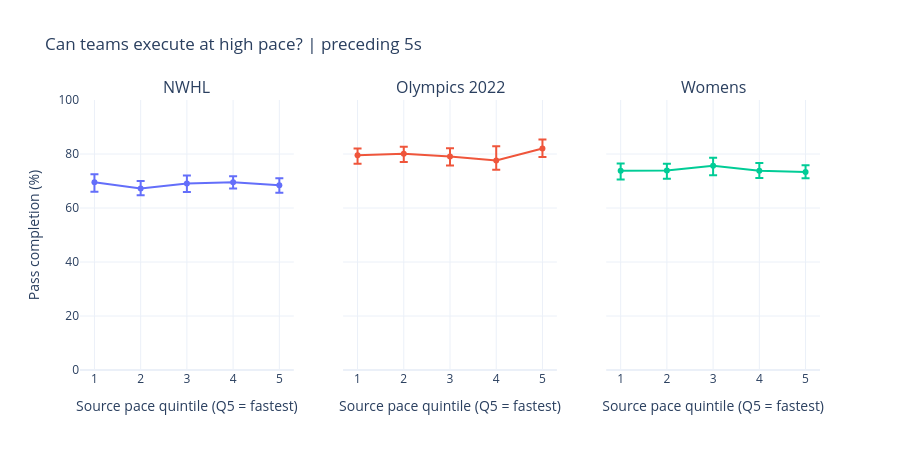

The notebook cell this image was saved under:
### Markdown cell above
## 5.5. Compare pass completion across pace bands

Show completion percentages, attempts, games, and preceding movement exposure. Bootstrap games within each source to describe uncertainty in the pooled completion rates; this preserves within-game dependence. Quintile boundaries remain fixed during resampling. Repeated teams and the limited game sample still constrain interpretation.

A declining completion curve suggests execution challenges worth reviewing, but differences in pass selection, pressure, zone, and manpower can explain the association. It does not establish a safe speed threshold.

### Code cell
completion_by_quintile = eligible_passes.groupby(
    ["source_dataset", "pace_quintile"], observed=True
).agg(
    attempts=("event_id", "size"), completed=("complete", "sum"),
    games=("game_id", "nunique"), completion_rate=("complete", "mean"),
    median_pace_ft_s=("preceding_pace_ft_s", "median"),
    mean_pass_length_ft=("pass_length_ft", "mean"),
    median_history_seconds=("available_history_seconds", "median"),
).reset_index()
completion_by_quintile["completion_pct"] = 100 * completion_by_quintile["completion_rate"]

BOOTSTRAP_SAMPLES = 500
rng = np.random.default_rng(42)
intervals = []
for source, group in eligible_passes.groupby("source_dataset"):
    source_games = games.loc[games["source_dataset"].eq(source), "game_id"]
    for quintile, band in group.groupby("pace_quintile"):
        counts = band.groupby("game_id")["complete"].agg(["sum", "size"]).reindex(source_games, fill_value=0)
        draws = rng.integers(0, len(counts), size=(BOOTSTRAP_SAMPLES, len(counts)))
        totals = counts.to_numpy()[draws].sum(axis=1)
        rates = totals[:, 0] / np.where(totals[:, 1] > 0, totals[:, 1], np.nan)
        lower, upper = np.nanquantile(rates, [0.025, 0.975]) * 100
        intervals.append({"source_dataset": source, "pace_quintile": quintile,
                          "lower_pct": lower, "upper_pct": upper})
completion_by_quintile = completion_by_quintile.merge(
    pd.DataFrame(intervals), on=["source_dataset", "pace_quintile"], validate="one_to_one"
)
display(completion_by_quintile.round(2))

sources = completion_by_quintile["source_dataset"].unique()
completion_fig = make_subplots(rows=1, cols=len(sources), subplot_titles=list(sources), shared_yaxes=True)
for col, source in enumerate(sources, start=1):
    summary = completion_by_quintile.loc[completion_by_quintile["source_dataset"].eq(source)]
    completion_fig.add_trace(go.Scatter(
        x=summary["pace_quintile"], y=summary["completion_pct"], mode="lines+markers",
        name=source, showlegend=False,
        error_y=dict(type="data", symmetric=False,
                     array=np.maximum(summary["upper_pct"] - summary["completion_pct"], 0),
                     arrayminus=np.maximum(summary["completion_pct"] - summary["lower_pct"], 0)),
        customdata=summary[["attempts", "games", "median_pace_ft_s"]].to_numpy(),
        hovertemplate=("Q%{x}<br>Completion: %{y:.1f}%<br>Attempts: %{customdata[0]}"
                       "<br>Games: %{customdata[1]}<br>Median pace: %{customdata[2]:.1f} ft/s<extra></extra>"),
    ), row=1, col=col)
completion_fig.update_layout(title=f"Can teams execute at high pace? | preceding {LOOKBACK_SECONDS}s",
                             template="plotly_white", height=450)
completion_fig.update_xaxes(title_text="Source pace quintile (Q5 = fastest)", dtick=1)
completion_fig.update_yaxes(title_text="Pass completion (%)", range=[0, 100], row=1, col=1)
completion_fig.show()

### Figure 1 — Plotly figure (JSON) as saved in the notebook; plotly's stock layout.template omitted (floating-point values rounded to 4 significant figures)
{"data": [{"customdata": [[1200, 15, 8.062], [1199, 15, 14.54], [1199, 15, 19.47], [1199, 15, 25.14], [1200, 15, 41.9]], "error_y": {"array": [3.019, 2.737, 2.97, 2.166, 2.568], "arrayminus": [3.443, 2.536, 3.165, 2.337, 2.758], "symmetric": false, "type": "data"}, "hovertemplate": "Q%{x}<br>Completion: %{y:.1f}%<br>Attempts: %{customdata[0]}<br>Games: %{customdata[1]}<br>Median pace: %{customdata[2]:.1f} ft/s<extra></extra>", "mode": "lines+markers", "name": "NWHL", "showlegend": false, "type": "scatter", "x": [1, 2, 3, 4, 5], "xaxis": "x", "y": [69.5, 67.22, 69.06, 69.56, 68.42], "yaxis": "y"}, {"customdata": [[517, 6, 8.012], [517, 6, 14.83], [517, 6, 19.98], [517, 6, 25.55], [517, 6, 39.82]], "error_y": {"array": [2.569, 2.641, 2.977, 5.343, 3.352], "arrayminus": [3.113, 3.086, 3.337, 3.362, 3.15], "symmetric": false, "type": "data"}, "hovertemplate": "Q%{x}<br>Completion: %{y:.1f}%<br>Attempts: %{customdata[0]}<br>Games: %{customdata[1]}<br>Median pace: %{customdata[2]:.1f} ft/s<extra></extra>", "mode": "lines+markers", "name": "Olympics 2022", "showlegend": false, "type": "scatter", "x": [1, 2, 3, 4, 5], "xaxis": "x2", "y": [79.5, 80.08, 79.11, 77.56, 82.01], "yaxis": "y2"}, {"customdata": [[1190, 13, 8.542], [1189, 13, 15.31], [1189, 13, 20.26], [1189, 13, 26.01], [1190, 13, 42.24]], "error_y": {"array": [2.706, 2.505, 3.034, 2.92, 2.515], "arrayminus": [3.194, 3.14, 3.499, 2.62, 2.345], "symmetric": false, "type": "data"}, "hovertemplate": "Q%{x}<br>Completion: %{y:.1f}%<br>Attempts: %{customdata[0]}<br>Games: %{customdata[1]}<br>Median pace: %{customdata[2]:.1f} ft/s<extra></extra>", "mode": "lines+markers", "name": "Womens", "showlegend": false, "type": "scatter", "x": [1, 2, 3, 4, 5], "xaxis": "x3", "y": [73.78, 73.93, 75.61, 73.76, 73.36], "yaxis": "y3"}], "layout": {"annotations": [{"font": {"size": 16}, "showarrow": false, "text": "NWHL", "x": 0.1444, "xanchor": "center", "xref": "paper", "y": 1, "yanchor": "bottom", "yref": "paper"}, {"font": {"size": 16}, "showarrow": false, "text": "Olympics 2022", "x": 0.5, "xanchor": "center", "xref": "paper", "y": 1, "yanchor": "bottom", "yref": "paper"}, {"font": {"size": 16}, "showarrow": false, "text": "Womens", "x": 0.8556, "xanchor": "center", "xref": "paper", "y": 1, "yanchor": "bottom", "yref": "paper"}], "height": 450, "title": {"text": "Can teams execute at high pace? | preceding 5s"}, "xaxis": {"anchor": "y", "domain": [0, 0.2889], "dtick": 1, "title": {"text": "Source pace quintile (Q5 = fastest)"}}, "xaxis2": {"anchor": "y2", "domain": [0.3556, 0.6444], "dtick": 1, "title": {"text": "Source pace quintile (Q5 = fastest)"}}, "xaxis3": {"anchor": "y3", "domain": [0.7111, 1], "dtick": 1, "title": {"text": "Source pace quintile (Q5 = fastest)"}}, "yaxis": {"anchor": "x", "domain": [0, 1], "range": [0, 100], "title": {"text": "Pass completion (%)"}}, "yaxis2": {"anchor": "x2", "domain": [0, 1], "matches": "y", "showticklabels": false}, "yaxis3": {"anchor": "x3", "domain": [0, 1], "matches": "y", "showticklabels": false}}}
